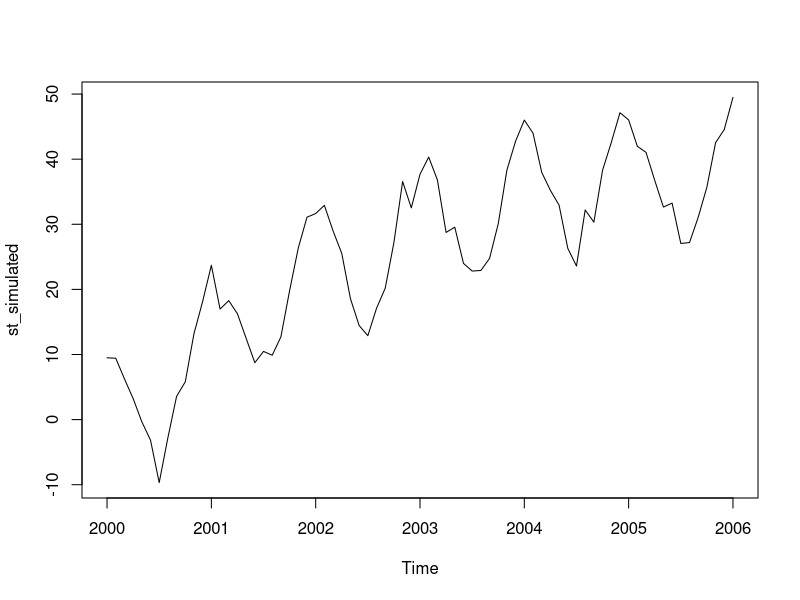

Write R code to recreate this figure.
rm(list = ls())
set.seed(99183992)

#Also the data from the exam of last year
ferrocarril <- c(
  139733896, 144482139, 123561582, 145152679,
  144482993, 146521012, 125713176, 149226028,
  145885551, 142603051, 121745633, 145120639,
  143638419, 144004197, 122310123, 148672623,
  141285387, 144252125, 124124600, 149670808,
  140193460, 144167136, 128486754, 149125431,
  140008498, 149341300, 130352920, 150039240,
  148622967, 151486750, 134747548, 158497166,
  150246047, 163228902, 140311097, 165269379,
  161457841, 160348073, 139321325, 165980376
)


MyHoltWinters <- function(x, alpha = TRUE, beta = TRUE, gamma = TRUE){
  if (!is.ts(x)){
    print("The input vector must be a time serie")
    return()
  }
  optimizer(x)
}  
  
  
fun.ajuste <- function(serie, freq, alpha, beta, gamma){
  
  n <- length(serie)
  valfitted <- c()
  
  L0 <- sum(serie[1:freq + freq]) / freq
  T0 <- (sum(serie[1:freq + freq]) - sum(serie[1:freq])) / (freq ^ 2)
  S0 <- (serie[1:freq + freq] - L0)
  
  for (i in (2 * freq + 1):n){
    
    S0ind <- i %% freq
    if (S0ind == 0){S0ind <- freq}

    pred <- L0 + T0 + S0[S0ind]
    valfitted <- c(valfitted, pred)
    
    L1 <- alpha * (serie[i] - S0[S0ind]) + (1 - alpha) * (L0 + T0)
    T1 <- beta * (L1 - L0) + (1 - beta) * T0
    S1 <- gamma * (serie[i] - L1) + (1 - gamma) * S0[S0ind]
    
    L0 <- L1
    T0 <- T1
    S0[S0ind] <- S1
  }
  
  SE <- sum((serie[(2 * freq + 1):n] - valfitted) ^ 2)
  ajust <- list(valfitted = valfitted, SE = SE)
  return(ajust)
  
}

fun.optim <- function(vect, data){
  #print(vect)
  n <- length(data)
  aj <- fun.ajuste(data[1:(n - 1)], data[n], vect[1], vect[2], vect[3])
  return(aj$SE)
}
  
optimizer2 <- function(x){
  p <- frequency(x)
  value_vector <- c()
  best_value <- Inf
  par_matrix <- matrix(ncol = 3)
  best_par <- NULL
  for (a in seq(0.1, 0.9, by = 0.1)){
    for (b in seq(0.1, 0.9, by = 0.1)){
      for (c in seq(0.1, 0.9, by = 0.1)){
        optimo <- optim(c(a,b,c), fun.optim, data = c(x, p), method = "L-BFGS-B", 
                        lower = c(0.001, 0.001, 0.001), upper = c(0.999, 0.999, 0.999))
        par_matrix <- rbind(par_matrix, optimo$par)
        value_vector <- c(value_vector, optimo$value)
        if (optimo$value < best_value){
          best_value <- optimo$value
          best_par <- optimo$par
          print("Iter")
          print(best_value)
          print(best_par)
        }
      }
    }
  }
}

optimizer <- function(x){
  p <- frequency(x)
  value_vector <- c()
  best_value <- Inf
  par_matrix <- matrix(ncol = 3)
  best_par <- NULL
  optimo <- optim(rep(0.5,3), fun.optim, data = c(x, p), method = "L-BFGS-B", 
                  lower = c(0.001, 0.001, 0.001), upper = c(0.999, 0.999, 0.999))
  par_matrix <- rbind(par_matrix, optimo$par)
  value_vector <- c(value_vector, optimo$value)
  print(optimo)
}

# First we simulate a time serie that will be used for proves
sequence_math <- 10 * (cos(seq(0,12 * pi, pi/6))) + seq(0,12 * pi, pi/6) + 10 * sin(seq(0, pi, pi / 12 / 6))
sequence_sim <- sequence_math + rnorm(length(sequence_math), 0, 2)
st_simulated <- ts(sequence_sim, frequency = 12, start = c(2000, 1))
plot(st_simulated)

#MyHoltWinters(ts(ferrocarril))


mod<-HoltWinters(st_simulated)
mod$coefficients
mod$alpha
mod$beta
mod$gamma
# predict(mod, 5)
# plot(mod)
# freq = 12

# Bucle
# Comparar con Holtwinters
# Representar


MyHoltWinters(st_simulated)

#ajuste_f <- fun.ajuste(st_simulated, p, best_par[1], best_par[2], best_par[3])
